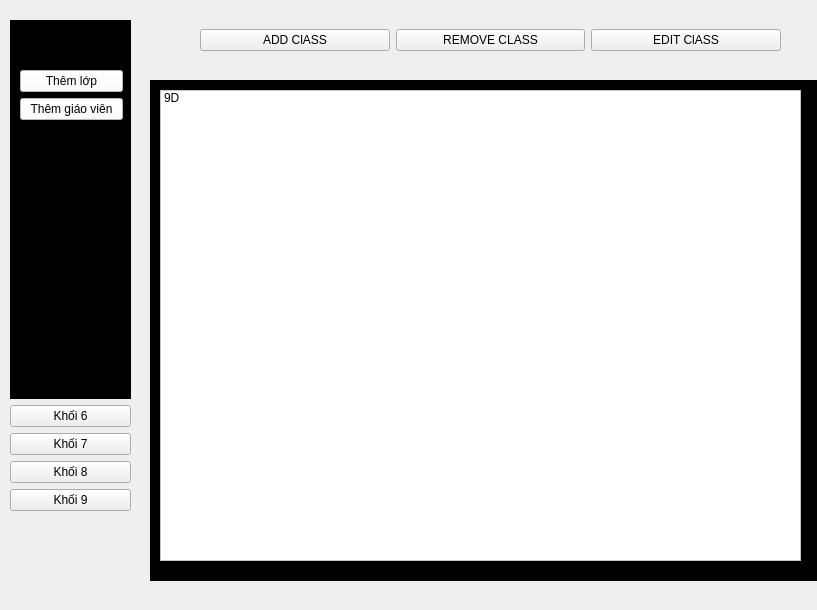
<?xml version="1.0" encoding="UTF-8"?>
<ui version="4.0">
 <class>MainWindow</class>
 <widget class="QMainWindow" name="MainWindow">
  <property name="geometry">
   <rect>
    <x>0</x>
    <y>0</y>
    <width>817</width>
    <height>610</height>
   </rect>
  </property>
  <property name="windowTitle">
   <string>MainWindow</string>
  </property>
  <widget class="QWidget" name="centralwidget">
   <widget class="QStackedWidget" name="stackedWidget">
    <property name="geometry">
     <rect>
      <x>150</x>
      <y>80</y>
      <width>671</width>
      <height>501</height>
     </rect>
    </property>
    <property name="styleSheet">
     <string notr="true">background-color: rgb(0, 0, 0);</string>
    </property>
    <property name="currentIndex">
     <number>3</number>
    </property>
    <widget class="QWidget" name="khoi6">
     <widget class="QListWidget" name="danhsachkhoi6">
      <property name="geometry">
       <rect>
        <x>20</x>
        <y>20</y>
        <width>641</width>
        <height>471</height>
       </rect>
      </property>
      <property name="styleSheet">
       <string notr="true">background-color: rgb(255, 255, 255);
font: 14pt &quot;MS Shell Dlg 2&quot;;
color: rgb(0, 0, 0);</string>
      </property>
      <item>
       <property name="text">
        <string>6A</string>
       </property>
      </item>
     </widget>
    </widget>
    <widget class="QWidget" name="khoi7">
     <widget class="QListWidget" name="danhsachkhoi7">
      <property name="geometry">
       <rect>
        <x>20</x>
        <y>10</y>
        <width>641</width>
        <height>471</height>
       </rect>
      </property>
      <property name="styleSheet">
       <string notr="true">background-color: rgb(255, 255, 255);
font: 14pt &quot;MS Shell Dlg 2&quot;;
color: rgb(0, 0, 0);</string>
      </property>
      <item>
       <property name="text">
        <string>7B</string>
       </property>
      </item>
     </widget>
    </widget>
    <widget class="QWidget" name="khoi8">
     <widget class="QListWidget" name="danhsachkhoi8">
      <property name="geometry">
       <rect>
        <x>20</x>
        <y>10</y>
        <width>641</width>
        <height>471</height>
       </rect>
      </property>
      <property name="styleSheet">
       <string notr="true">background-color: rgb(255, 255, 255);
font: 14pt &quot;MS Shell Dlg 2&quot;;
color: rgb(0, 0, 0);</string>
      </property>
      <item>
       <property name="text">
        <string>8C</string>
       </property>
      </item>
     </widget>
    </widget>
    <widget class="QWidget" name="khoi9">
     <widget class="QListWidget" name="danhsachkhoi9">
      <property name="geometry">
       <rect>
        <x>10</x>
        <y>10</y>
        <width>641</width>
        <height>471</height>
       </rect>
      </property>
      <property name="styleSheet">
       <string notr="true">background-color: rgb(255, 255, 255);
font: 14pt &quot;MS Shell Dlg 2&quot;;
color: rgb(0, 0, 0);</string>
      </property>
      <item>
       <property name="text">
        <string>9D</string>
       </property>
      </item>
     </widget>
    </widget>
   </widget>
   <widget class="QWidget" name="widget" native="true">
    <property name="geometry">
     <rect>
      <x>0</x>
      <y>10</y>
      <width>141</width>
      <height>511</height>
     </rect>
    </property>
    <property name="styleSheet">
     <string notr="true">border-color: rgb(0, 0, 0);
border-width: thick</string>
    </property>
    <widget class="QWidget" name="layoutWidget">
     <property name="geometry">
      <rect>
       <x>10</x>
       <y>10</y>
       <width>121</width>
       <height>491</height>
      </rect>
     </property>
     <layout class="QVBoxLayout" name="verticalLayout_3">
      <item>
       <widget class="QWidget" name="widget_2" native="true">
        <property name="styleSheet">
         <string notr="true">background-color: rgb(0, 0, 0);</string>
        </property>
        <widget class="QWidget" name="layoutWidget">
         <property name="geometry">
          <rect>
           <x>10</x>
           <y>50</y>
           <width>103</width>
           <height>52</height>
          </rect>
         </property>
         <layout class="QVBoxLayout" name="verticalLayout_2">
          <item>
           <widget class="QPushButton" name="themlop">
            <property name="styleSheet">
             <string notr="true">background-color: rgb(255, 255, 255);
color: rgb(0, 0, 0);
font: 14pt &quot;MS Shell Dlg 2&quot;;</string>
            </property>
            <property name="text">
             <string>Thêm lớp</string>
            </property>
           </widget>
          </item>
          <item>
           <widget class="QPushButton" name="themgiaovien">
            <property name="styleSheet">
             <string notr="true">background-color: rgb(255, 255, 255);
color: rgb(0, 0, 0);
font: 14pt &quot;MS Shell Dlg 2&quot;;</string>
            </property>
            <property name="text">
             <string>Thêm giáo viên</string>
            </property>
           </widget>
          </item>
         </layout>
        </widget>
       </widget>
      </item>
      <item>
       <layout class="QVBoxLayout" name="verticalLayout">
        <item>
         <widget class="QPushButton" name="khoi6_btn">
          <property name="styleSheet">
           <string notr="true">font: 16pt &quot;MS Shell Dlg 2&quot;;</string>
          </property>
          <property name="text">
           <string>Khối 6</string>
          </property>
         </widget>
        </item>
        <item>
         <widget class="QPushButton" name="khoi7_btn">
          <property name="styleSheet">
           <string notr="true">font: 16pt &quot;MS Shell Dlg 2&quot;;</string>
          </property>
          <property name="text">
           <string>Khối 7</string>
          </property>
         </widget>
        </item>
        <item>
         <widget class="QPushButton" name="khoi8_btn">
          <property name="styleSheet">
           <string notr="true">font: 16pt &quot;MS Shell Dlg 2&quot;;</string>
          </property>
          <property name="text">
           <string>Khối 8</string>
          </property>
         </widget>
        </item>
        <item>
         <widget class="QPushButton" name="khoi9_btn">
          <property name="styleSheet">
           <string notr="true">font: 16pt &quot;MS Shell Dlg 2&quot;;</string>
          </property>
          <property name="text">
           <string>Khối 9</string>
          </property>
         </widget>
        </item>
       </layout>
      </item>
     </layout>
    </widget>
   </widget>
   <widget class="QWidget" name="layoutWidget">
    <property name="geometry">
     <rect>
      <x>200</x>
      <y>10</y>
      <width>581</width>
      <height>61</height>
     </rect>
    </property>
    <layout class="QHBoxLayout" name="horizontalLayout">
     <item>
      <widget class="QPushButton" name="add_btn">
       <property name="styleSheet">
        <string notr="true">font: 20pt &quot;MS Shell Dlg 2&quot;;</string>
       </property>
       <property name="text">
        <string>ADD ClASS</string>
       </property>
      </widget>
     </item>
     <item>
      <widget class="QPushButton" name="remove_btn">
       <property name="styleSheet">
        <string notr="true">font: 20pt &quot;MS Shell Dlg 2&quot;;</string>
       </property>
       <property name="text">
        <string>REMOVE CLASS</string>
       </property>
      </widget>
     </item>
     <item>
      <widget class="QPushButton" name="edit_btn">
       <property name="styleSheet">
        <string notr="true">font: 20pt &quot;MS Shell Dlg 2&quot;;</string>
       </property>
       <property name="text">
        <string>EDIT ClASS</string>
       </property>
      </widget>
     </item>
    </layout>
   </widget>
  </widget>
 </widget>
 <resources/>
 <connections/>
</ui>
